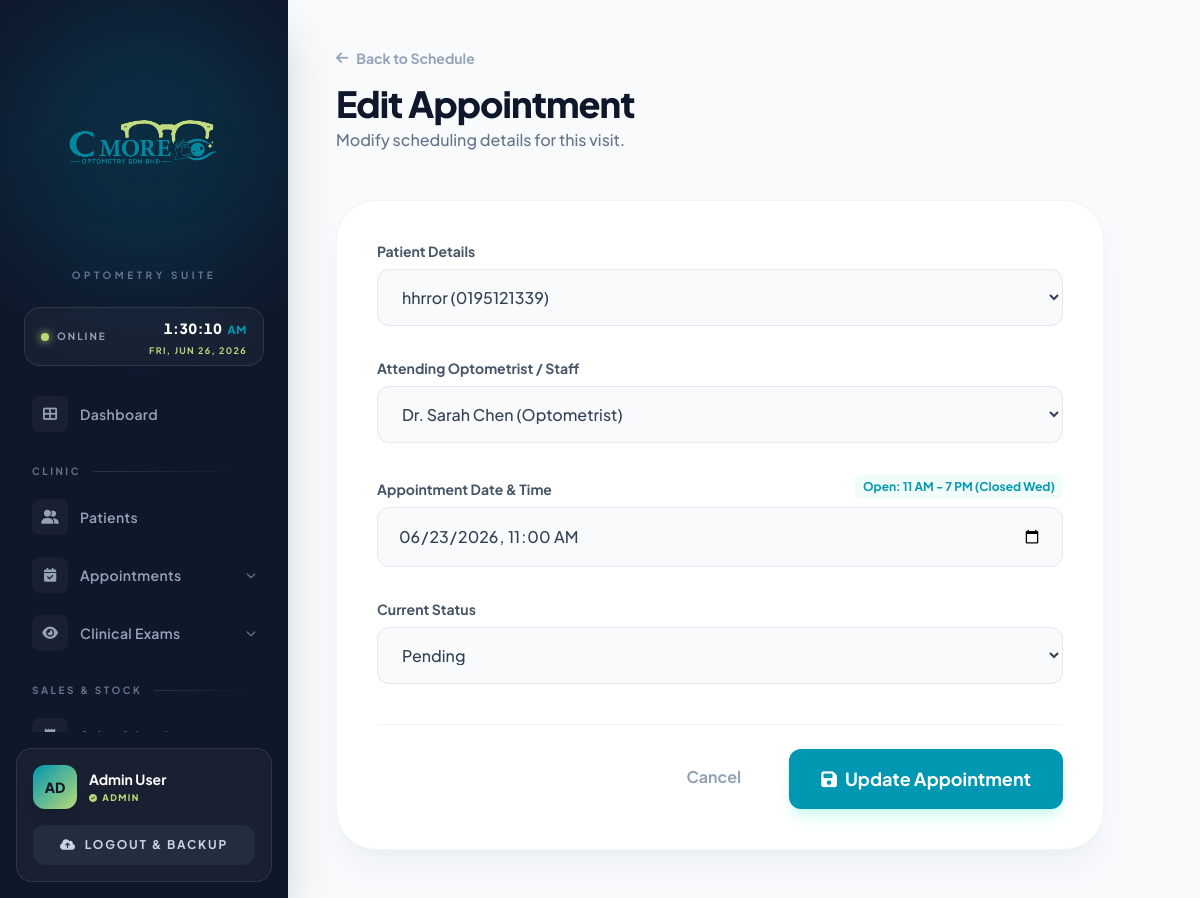
Before: /appointment_edit.php?id=8 (signed in) with the older database file.
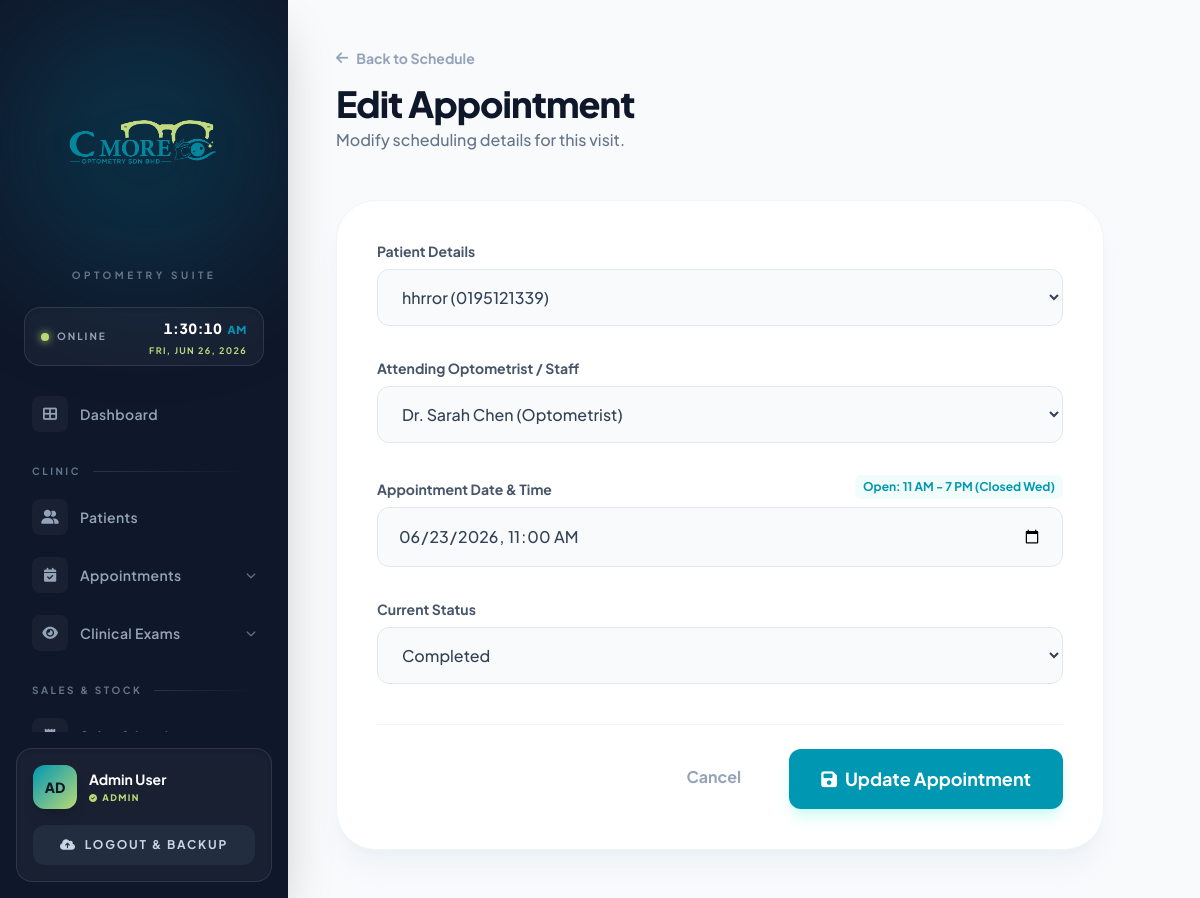
After: the same page with the newer database file.
### tables this page shows
CREATE TABLE `appointment` (
  `APPOINTMENT_ID` int(11) NOT NULL AUTO_INCREMENT,
  `PATIENT_ID` int(11) NOT NULL,
  `STAFF_ID` int(11) NOT NULL,
  `APPOINTMENT_DATETIME` datetime NOT NULL,
  `STATUS` varchar(50) DEFAULT 'Scheduled',
  PRIMARY KEY (`APPOINTMENT_ID`),
  KEY `fk_appt_patient` (`PATIENT_ID`),
  KEY `fk_appt_staff` (`STAFF_ID`),
  CONSTRAINT `fk_appt_patient` FOREIGN KEY (`PATIENT_ID`) REFERENCES `patient` (`PATIENT_ID`) ON DELETE CASCADE,
  CONSTRAINT `fk_appt_staff` FOREIGN KEY (`STAFF_ID`) REFERENCES `user` (`USER_ID`) ON DELETE CASCADE
);

### appointment_edit.php (the view, shortened to what the changed rows need)
<?php
include('config.php');
$id = isset($_GET['id']) ? mysqli_real_escape_string($conn, $_GET['id']) : '';
$res = mysqli_query($conn, "SELECT * FROM APPOINTMENT WHERE APPOINTMENT_ID = '$id'");
$appt = mysqli_fetch_assoc($res);
$existing_datetime = date('Y-m-d\TH:i', strtotime($appt['APPOINTMENT_DATETIME']));
?>
<!DOCTYPE html>
<html lang="en">
<head>
    <script src="https://cdn.tailwindcss.com"></script>
    <link rel="stylesheet" href="https://cdnjs.cloudflare.com/ajax/libs/font-awesome/6.0.0/css/all.min.css">
</head>
<body class="bg-[#f8fafc] flex min-h-screen text-slate-900">
    <?php include('sidebar.php'); ?>
    <main class="flex-1 ml-72 p-12">
        <header class="mb-12">
            <h1 class="text-4xl font-extrabold text-slate-900 tracking-tight">Edit Appointment</h1>
        </header>
        <div class="bg-white p-10 rounded-[2.5rem] border border-slate-100 shadow-xl shadow-slate-200/40 max-w-3xl">
            <form method="POST" action="">
                <div class="mb-8">
                    <div class="flex justify-between items-end mb-2">
                        <label class="block text-sm font-bold text-slate-600">Appointment Date & Time</label>
                        <span class="text-xs font-bold text-[#0097B2] bg-teal-50 px-2 py-1 rounded-md">Open: 11 AM - 7 PM (Closed Wed)</span>
                    </div>
                    <input type="datetime-local" name="appointment_datetime" id="appointment_datetime" value="<?php echo $existing_datetime; ?>" required class="w-full px-5 py-4 bg-slate-50 border border-slate-200 rounded-xl focus:outline-none focus:border-[#0097B2] transition-colors font-medium text-slate-700">
                </div>
                <div class="mb-10">
                    <label class="block text-sm font-bold text-slate-600 mb-2">Current Status</label>
                    <select name="status" required class="w-full px-5 py-4 bg-slate-50 border border-slate-200 rounded-xl focus:outline-none focus:border-[#0097B2] transition-colors font-medium text-slate-700">
                        <option value="Pending" <?php if($appt['STATUS'] == 'Pending') echo 'selected'; ?>>Pending</option>
                        <option value="Completed" <?php if($appt['STATUS'] == 'Completed') echo 'selected'; ?>>Completed</option>
                    </select>
                </div>
            </form>
        </div>
    </main>
</body>
</html>

Changed rows visible on the page:
changed appointment: status "Pending" → "Completed"
